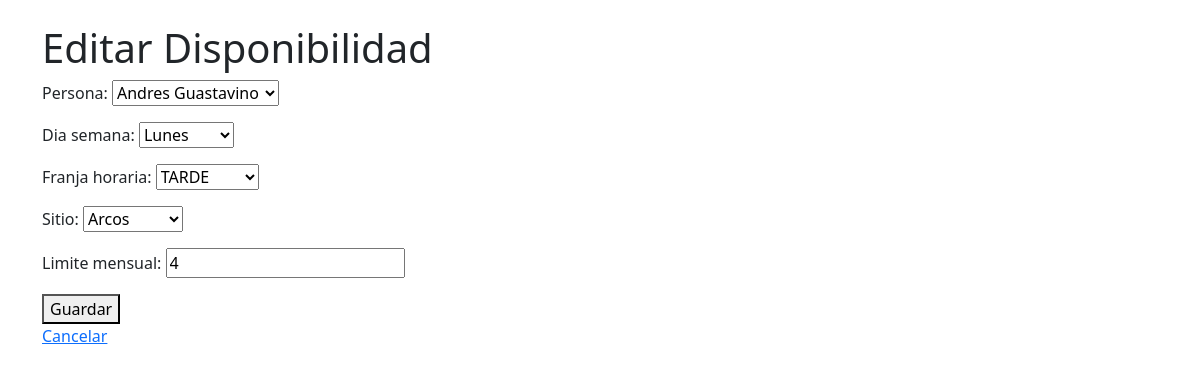
/disponibilidades/1/editar/, run on the app's committed database.
### turnos/models.py (models this page shows, shortened)
class Disponibilidad(models.Model):
    persona = models.ForeignKey(Persona, on_delete=models.CASCADE, related_name='disponibilidades')
    dia_semana = models.ForeignKey(DiaSemana, on_delete=models.CASCADE, related_name='disponibilidades')
    franja_horaria = models.ForeignKey(FranjaHoraria, on_delete=models.CASCADE, related_name='disponibilidades')
    sitio = models.ForeignKey(Sitio, on_delete=models.CASCADE, related_name='disponibilidades')
    limite_mensual = models.PositiveIntegerField(null=True, blank=True)  # Ejemplo: Máximo 2 domingos al mes

### turnos/views.py (the view)
# urls.py: path('disponibilidades/<int:pk>/editar/', DisponibilidadUpdateView.as_view(), name='disponibilidad_update'),
class DisponibilidadUpdateView(UpdateView):
    model = Disponibilidad
    fields = '__all__'
    template_name = 'disponibilidad/disponibilidad_form.html'
    success_url = reverse_lazy('disponibilidad_list')

### turnos/models.py (called while the page is built)
    def __str__(self):
        return self.nombre

    def __str__(self):
        return self.nombre

    def __str__(self):
        return self.nombre

    def __str__(self):
        return self.nombre

### turnos/templates/disponibilidad/disponibilidad_form.html (shortened to what this page needs)
{% extends 'base.html' %}
{% block content %}
  <h1>{% if object %}Editar{% else %}Nueva{% endif %} Disponibilidad</h1>
  <form method="post">
    {{ form.as_p }}
    <button type="submit">Guardar</button>
  </form>
  <a href="{% url 'disponibilidad_list' %}">Cancelar</a>
{% endblock %}

### data on the page
Disponibilidad: persona "Andres Guastavino", dia_semana "Lunes", franja_horaria "TARDE", sitio "Arcos", limite_mensual "4"
